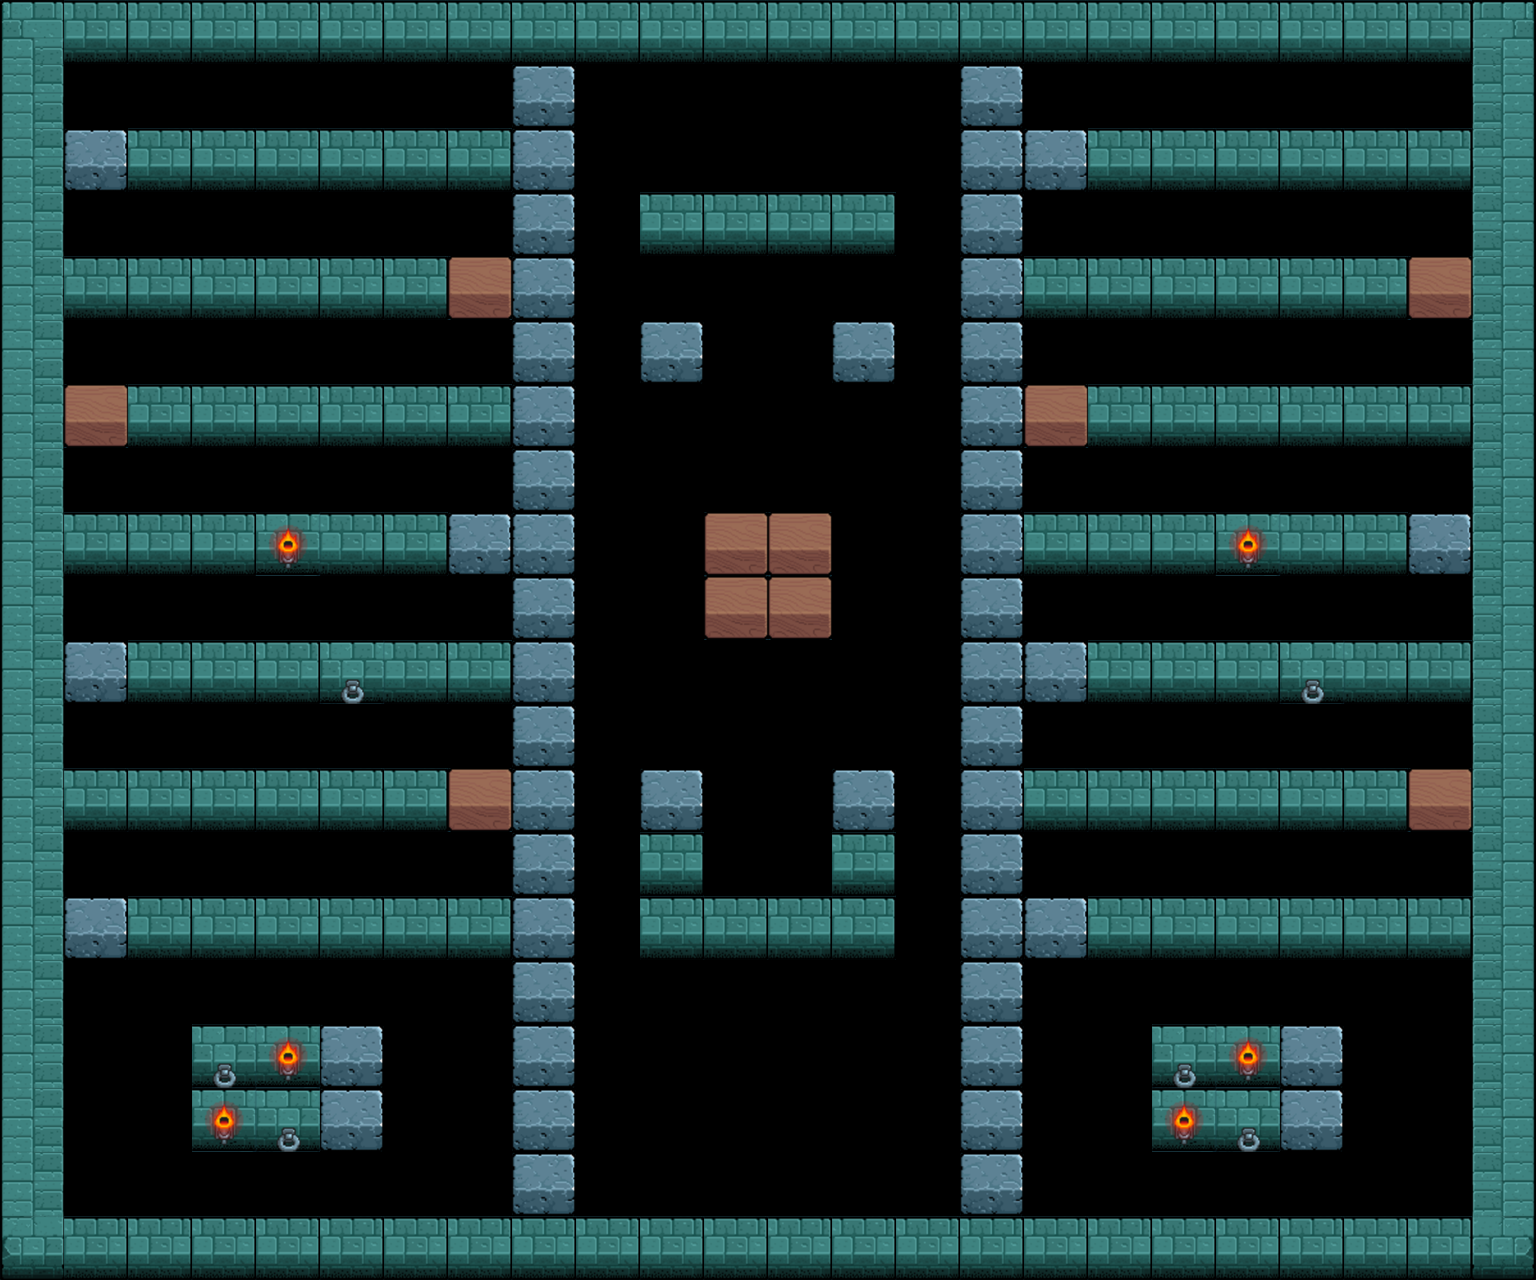

Below is a game level as drawn by its tile map, then a one-line description and the .tmx file that defines it, in full:
An orthogonal 24x20 tile map with 64x64 px tiles, 2 tile layers (地板, 障碍物层).

<map version="1.0" orientation="orthogonal" width="24" height="20" tilewidth="64" tileheight="64">
 <tileset firstgid="1" name="map" tilewidth="64" tileheight="64">
  <image source="map.png" width="320" height="192" />
 </tileset>
 <layer name="地板" width="24" height="20">
  <data encoding="csv">
0,0,0,0,0,0,0,0,0,0,0,0,0,0,0,0,0,0,0,0,0,0,0,0,
0,0,0,0,0,0,0,0,0,0,0,0,0,0,0,0,0,0,0,0,0,0,0,0,
0,0,0,0,0,0,0,0,0,0,0,0,0,0,0,0,0,0,0,0,0,0,0,0,
0,0,0,0,0,0,0,0,0,0,0,0,0,0,0,0,0,0,0,0,0,0,0,0,
0,0,0,0,0,0,0,0,0,0,0,0,0,0,0,0,0,0,0,0,0,0,0,0,
0,0,0,0,0,0,0,0,0,0,0,0,0,0,0,0,0,0,0,0,0,0,0,0,
0,0,0,0,0,0,0,0,0,0,0,0,0,0,0,0,0,0,0,0,0,0,0,0,
0,0,0,0,0,0,0,0,0,0,0,0,0,0,0,0,0,0,0,0,0,0,0,0,
0,0,0,0,0,0,0,0,0,0,0,0,0,0,0,0,0,0,0,0,0,0,0,0,
0,0,0,0,0,0,0,0,0,0,0,0,0,0,0,0,0,0,0,0,0,0,0,0,
0,0,0,0,0,0,0,0,0,0,0,0,0,0,0,0,0,0,0,0,0,0,0,0,
0,0,0,0,0,0,0,0,0,0,0,0,0,0,0,0,0,0,0,0,0,0,0,0,
0,0,0,0,0,0,0,0,0,0,0,0,0,0,0,0,0,0,0,0,0,0,0,0,
0,0,0,0,0,0,0,0,0,0,0,0,0,0,0,0,0,0,0,0,0,0,0,0,
0,0,0,0,0,0,0,0,0,0,0,0,0,0,0,0,0,0,0,0,0,0,0,0,
0,0,0,0,0,0,0,0,0,0,0,0,0,0,0,0,0,0,0,0,0,0,0,0,
0,0,0,0,0,0,0,0,0,0,0,0,0,0,0,0,0,0,0,0,0,0,0,0,
0,0,0,0,0,0,0,0,0,0,0,0,0,0,0,0,0,0,0,0,0,0,0,0,
0,0,0,0,0,0,0,0,0,0,0,0,0,0,0,0,0,0,0,0,0,0,0,0,
0,0,0,0,0,0,0,0,0,0,0,0,0,0,0,0,0,0,0,0,0,0,0,0
</data>
 </layer>
 <layer name="障碍物层" width="24" height="20">
  <data encoding="csv">
2,14,14,14,14,14,14,14,14,14,14,14,14,14,14,14,14,14,14,14,14,14,14,5,
7,0,0,0,0,0,0,0,4,0,0,0,0,0,0,4,0,0,0,0,0,0,0,10,
7,4,14,14,14,14,14,14,4,0,0,0,0,0,0,4,4,14,14,14,14,14,14,10,
7,0,0,0,0,0,0,0,4,0,14,14,14,14,0,4,0,0,0,0,0,0,0,10,
7,14,14,14,14,14,14,3,4,0,0,0,0,0,0,4,14,14,14,14,14,14,3,10,
7,0,0,0,0,0,0,0,4,0,4,0,0,4,0,4,0,0,0,0,0,0,0,10,
7,3,14,14,14,14,14,14,4,0,0,0,0,0,0,4,3,14,14,14,14,14,14,10,
7,0,0,0,0,0,0,0,4,0,0,0,0,0,0,4,0,0,0,0,0,0,0,10,
7,14,14,14,8,14,14,4,4,0,0,3,3,0,0,4,14,14,14,8,14,14,4,10,
7,0,0,0,0,0,0,0,4,0,0,3,3,0,0,4,0,0,0,0,0,0,0,10,
7,4,14,14,14,9,14,14,4,0,0,0,0,0,0,4,4,14,14,14,9,14,14,10,
7,0,0,0,0,0,0,0,4,0,0,0,0,0,0,4,0,0,0,0,0,0,0,10,
7,14,14,14,14,14,14,3,4,0,4,0,0,4,0,4,14,14,14,14,14,14,3,10,
7,0,0,0,0,0,0,0,4,0,14,0,0,14,0,4,0,0,0,0,0,0,0,10,
7,4,14,14,14,14,14,14,4,0,14,14,14,14,0,4,4,14,14,14,14,14,14,10,
7,0,0,0,0,0,0,0,4,0,0,0,0,0,0,4,0,0,0,0,0,0,0,10,
7,0,0,9,8,4,0,0,4,0,0,0,0,0,0,4,0,0,9,8,4,0,0,10,
7,0,0,8,9,4,0,0,4,0,0,0,0,0,0,4,0,0,8,9,4,0,0,10,
7,0,0,0,0,0,0,0,4,0,0,0,0,0,0,4,0,0,0,0,0,0,0,10,
12,14,14,14,14,14,14,14,14,14,14,14,14,14,14,14,14,14,14,14,14,14,14,15
</data>
 </layer>
</map>